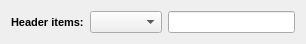
   <widget class="QWidget" name="layoutWidget">
    <property name="geometry">
     <rect>
      <x>11</x>
      <y>401</y>
      <width>306</width>
      <height>25</height>
     </rect>
    </property>
    <layout class="QHBoxLayout" name="horizontalLayout">
     <item>
      <widget class="QLabel" name="header_items">
       <property name="palette">
        <palette>
         <active>
          <colorrole role="WindowText">
           <brush brushstyle="SolidPattern">
            <color alpha="255">
             <red>0</red>
             <green>0</green>
             <blue>0</blue>
            </color>
           </brush>
          </colorrole>
          <colorrole role="Button">
           <brush brushstyle="SolidPattern">
            <color alpha="255">
             <red>211</red>
             <green>215</green>
             <blue>207</blue>
            </color>
           </brush>
          </colorrole>
          <colorrole role="Light">
           <brush brushstyle="SolidPattern">
            <color alpha="255">
             <red>255</red>
             <green>255</green>
             <blue>255</blue>
            </color>
           </brush>
          </colorrole>
          <colorrole role="Midlight">
           <brush brushstyle="SolidPattern">
            <color alpha="255">
             <red>233</red>
             <green>235</green>
             <blue>231</blue>
            </color>
           </brush>
          </colorrole>
          <colorrole role="Dark">
           <brush brushstyle="SolidPattern">
            <color alpha="255">
             <red>105</red>
             <green>107</green>
             <blue>103</blue>
            </color>
           </brush>
          </colorrole>
          <colorrole role="Mid">
           <brush brushstyle="SolidPattern">
            <color alpha="255">
             <red>141</red>
             <green>143</green>
             <blue>138</blue>
            </color>
           </brush>
          </colorrole>
          <colorrole role="Text">
           <brush brushstyle="SolidPattern">
            <color alpha="255">
             <red>0</red>
             <green>0</green>
             <blue>0</blue>
            </color>
           </brush>
          </colorrole>
          <colorrole role="BrightText">
           <brush brushstyle="SolidPattern">
            <color alpha="255">
             <red>255</red>
             <green>255</green>
             <blue>255</blue>
            </color>
           </brush>
          </colorrole>
          <colorrole role="ButtonText">
           <brush brushstyle="SolidPattern">
            <color alpha="255">
             <red>0</red>
             <green>0</green>
             <blue>0</blue>
            </color>
           </brush>
          </colorrole>
          <colorrole role="Base">
           <brush brushstyle="SolidPattern">
            <color alpha="255">
             <red>255</red>
             <green>255</green>
             <blue>255</blue>
            </color>
           </brush>
          </colorrole>
          <colorrole role="Window">
           <brush brushstyle="SolidPattern">
            <color alpha="255">
             <red>211</red>
             <green>215</green>
             <blue>207</blue>
            </color>
           </brush>
          </colorrole>
          <colorrole role="Shadow">
           <brush brushstyle="SolidPattern">
            <color alpha="255">
             <red>0</red>
             <green>0</green>
             <blue>0</blue>
            </color>
           </brush>
          </colorrole>
          <colorrole role="AlternateBase">
           <brush brushstyle="SolidPattern">
            <color alpha="255">
             <red>233</red>
             <green>235</green>
             <blue>231</blue>
            </color>
           </brush>
          </colorrole>
          <colorrole role="ToolTipBase">
           <brush brushstyle="SolidPattern">
            <color alpha="255">
             <red>255</red>
             <green>255</green>
             <blue>220</blue>
            </color>
           </brush>
          </colorrole>
          <colorrole role="ToolTipText">
           <brush brushstyle="SolidPattern">
            <color alpha="255">
             <red>0</red>
             <green>0</green>
             <blue>0</blue>
            </color>
           </brush>
          </colorrole>
          <colorrole role="PlaceholderText">
           <brush brushstyle="SolidPattern">
            <color alpha="128">
             <red>0</red>
             <green>0</green>
             <blue>0</blue>
            </color>
           </brush>
          </colorrole>
         </active>
         <inactive>
          <colorrole role="WindowText">
           <brush brushstyle="SolidPattern">
            <color alpha="255">
             <red>0</red>
             <green>0</green>
             <blue>0</blue>
            </color>
           </brush>
          </colorrole>
          <colorrole role="Button">
           <brush brushstyle="SolidPattern">
            <color alpha="255">
             <red>211</red>
             <green>215</green>
             <blue>207</blue>
            </color>
           </brush>
          </colorrole>
          <colorrole role="Light">
           <brush brushstyle="SolidPattern">
            <color alpha="255">
             <red>255</red>
             <green>255</green>
             <blue>255</blue>
            </color>
           </brush>
          </colorrole>
          <colorrole role="Midlight">
           <brush brushstyle="SolidPattern">
            <color alpha="255">
             <red>233</red>
             <green>235</green>
             <blue>231</blue>
            </color>
           </brush>
          </colorrole>
          <colorrole role="Dark">
           <brush brushstyle="SolidPattern">
            <color alpha="255">
             <red>105</red>
             <green>107</green>
             <blue>103</blue>
            </color>
           </brush>
          </colorrole>
          <colorrole role="Mid">
           <brush brushstyle="SolidPattern">
            <color alpha="255">
             <red>141</red>
             <green>143</green>
             <blue>138</blue>
            </color>
           </brush>
          </colorrole>
          <colorrole role="Text">
           <brush brushstyle="SolidPattern">
            <color alpha="255">
             <red>0</red>
             <green>0</green>
             <blue>0</blue>
            </color>
           </brush>
          </colorrole>
          <colorrole role="BrightText">
           <brush brushstyle="SolidPattern">
            <color alpha="255">
             <red>255</red>
             <green>255</green>
             <blue>255</blue>
            </color>
           </brush>
          </colorrole>
          <colorrole role="ButtonText">
           <brush brushstyle="SolidPattern">
            <color alpha="255">
             <red>0</red>
             <green>0</green>
             <blue>0</blue>
            </color>
           </brush>
          </colorrole>
          <colorrole role="Base">
           <brush brushstyle="SolidPattern">
            <color alpha="255">
             <red>255</red>
             <green>255</green>
             <blue>255</blue>
            </color>
           </brush>
          </colorrole>
          <colorrole role="Window">
           <brush brushstyle="SolidPattern">
            <color alpha="255">
             <red>211</red>
             <green>215</green>
             <blue>207</blue>
            </color>
           </brush>
          </colorrole>
          <colorrole role="Shadow">
           <brush brushstyle="SolidPattern">
            <color alpha="255">
             <red>0</red>
             <green>0</green>
             <blue>0</blue>
            </color>
           </brush>
          </colorrole>
          <colorrole role="AlternateBase">
           <brush brushstyle="SolidPattern">
            <color alpha="255">
             <red>233</red>
             <green>235</green>
             <blue>231</blue>
            </color>
           </brush>
          </colorrole>
          <colorrole role="ToolTipBase">
           <brush brushstyle="SolidPattern">
            <color alpha="255">
             <red>255</red>
             <green>255</green>
             <blue>220</blue>
            </color>
           </brush>
          </colorrole>
          <colorrole role="ToolTipText">
           <brush brushstyle="SolidPattern">
            <color alpha="255">
             <red>0</red>
             <green>0</green>
             <blue>0</blue>
            </color>
           </brush>
          </colorrole>
          <colorrole role="PlaceholderText">
           <brush brushstyle="SolidPattern">
            <color alpha="128">
             <red>0</red>
             <green>0</green>
             <blue>0</blue>
            </color>
           </brush>
          </colorrole>
         </inactive>
         <disabled>
          <colorrole role="WindowText">
           <brush brushstyle="SolidPattern">
            <color alpha="255">
             <red>105</red>
             <green>107</green>
             <blue>103</blue>
            </color>
           </brush>
          </colorrole>
          <colorrole role="Button">
           <brush brushstyle="SolidPattern">
            <color alpha="255">
             <red>211</red>
             <green>215</green>
             <blue>207</blue>
            </color>
           </brush>
          </colorrole>
          <colorrole role="Light">
           <brush brushstyle="SolidPattern">
            <color alpha="255">
             <red>255</red>
             <green>255</green>
             <blue>255</blue>
            </color>
           </brush>
          </colorrole>
          <colorrole role="Midlight">
           <brush brushstyle="SolidPattern">
            <color alpha="255">
             <red>233</red>
             <green>235</green>
             <blue>231</blue>
            </color>
           </brush>
          </colorrole>
          <colorrole role="Dark">
           <brush brushstyle="SolidPattern">
            <color alpha="255">
             <red>105</red>
             <green>107</green>
             <blue>103</blue>
            </color>
           </brush>
          </colorrole>
          <colorrole role="Mid">
           <brush brushstyle="SolidPattern">
            <color alpha="255">
             <red>141</red>
             <green>143</green>
             <blue>138</blue>
            </color>
           </brush>
          </colorrole>
          <colorrole role="Text">
           <brush brushstyle="SolidPattern">
            <color alpha="255">
             <red>105</red>
             <green>107</green>
             <blue>103</blue>
            </color>
           </brush>
          </colorrole>
          <colorrole role="BrightText">
           <brush brushstyle="SolidPattern">
            <color alpha="255">
             <red>255</red>
             <green>255</green>
             <blue>255</blue>
            </color>
           </brush>
          </colorrole>
          <colorrole role="ButtonText">
           <brush brushstyle="SolidPattern">
            <color alpha="255">
             <red>105</red>
             <green>107</green>
             <blue>103</blue>
            </color>
           </brush>
          </colorrole>
          <colorrole role="Base">
           <brush brushstyle="SolidPattern">
            <color alpha="255">
             <red>211</red>
             <green>215</green>
             <blue>207</blue>
            </color>
           </brush>
          </colorrole>
          <colorrole role="Window">
           <brush brushstyle="SolidPattern">
            <color alpha="255">
             <red>211</red>
             <green>215</green>
             <blue>207</blue>
            </color>
           </brush>
          </colorrole>
          <colorrole role="Shadow">
           <brush brushstyle="SolidPattern">
            <color alpha="255">
             <red>0</red>
             <green>0</green>
             <blue>0</blue>
            </color>
           </brush>
          </colorrole>
          <colorrole role="AlternateBase">
           <brush brushstyle="SolidPattern">
            <color alpha="255">
             <red>211</red>
             <green>215</green>
             <blue>207</blue>
            </color>
           </brush>
          </colorrole>
          <colorrole role="ToolTipBase">
           <brush brushstyle="SolidPattern">
            <color alpha="255">
             <red>255</red>
             <green>255</green>
             <blue>220</blue>
            </color>
           </brush>
          </colorrole>
          <colorrole role="ToolTipText">
           <brush brushstyle="SolidPattern">
            <color alpha="255">
             <red>0</red>
             <green>0</green>
             <blue>0</blue>
            </color>
           </brush>
          </colorrole>
          <colorrole role="PlaceholderText">
           <brush brushstyle="SolidPattern">
            <color alpha="128">
             <red>0</red>
             <green>0</green>
             <blue>0</blue>
            </color>
           </brush>
          </colorrole>
         </disabled>
        </palette>
       </property>
       <property name="font">
        <font>
         <pointsize>8</pointsize>
         <weight>75</weight>
         <bold>true</bold>
        </font>
       </property>
       <property name="frameShape">
        <enum>QFrame::NoFrame</enum>
       </property>
       <property name="text">
        <string>Header items:</string>
       </property>
      </widget>
     </item>
     <item>
      <widget class="QComboBox" name="comboBox_headeritems">
       <property name="font">
        <font>
         <pointsize>8</pointsize>
        </font>
       </property>
      </widget>
     </item>
     <item>
      <widget class="QLineEdit" name="lineEdit_headeritems"/>
     </item>
    </layout>
   </widget>
